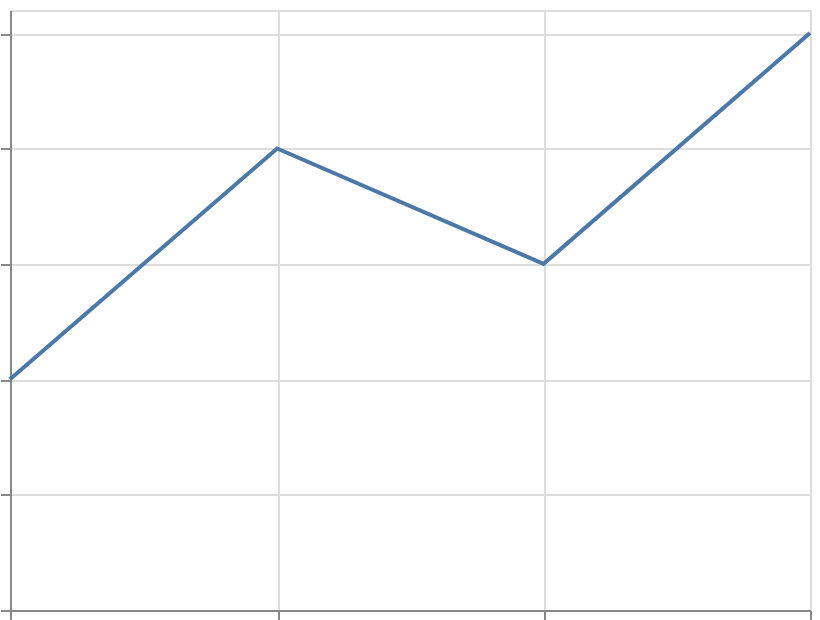

Vega-Lite specification for this chart:
### Vega-Lite specification from a JSON file in a GitHub repository (floating-point values rounded to 4 significant figures)
{"$schema": "https://vega.github.io/schema/vega-lite/v6.json", "width": 400, "height": 300, "padding": 5, "autosize": "none", "data": {"name": "table", "values": [{"date": "2020-01-01", "val": 10}, {"date": "2021-06-01", "val": 20}, {"date": "2022-01-01", "val": 15}, {"date": "2023-06-01", "val": 25}]}, "mark": "line", "encoding": {"x": {"field": "date", "type": "temporal", "timeUnit": "year"}, "y": {"field": "val", "type": "quantitative"}}}
